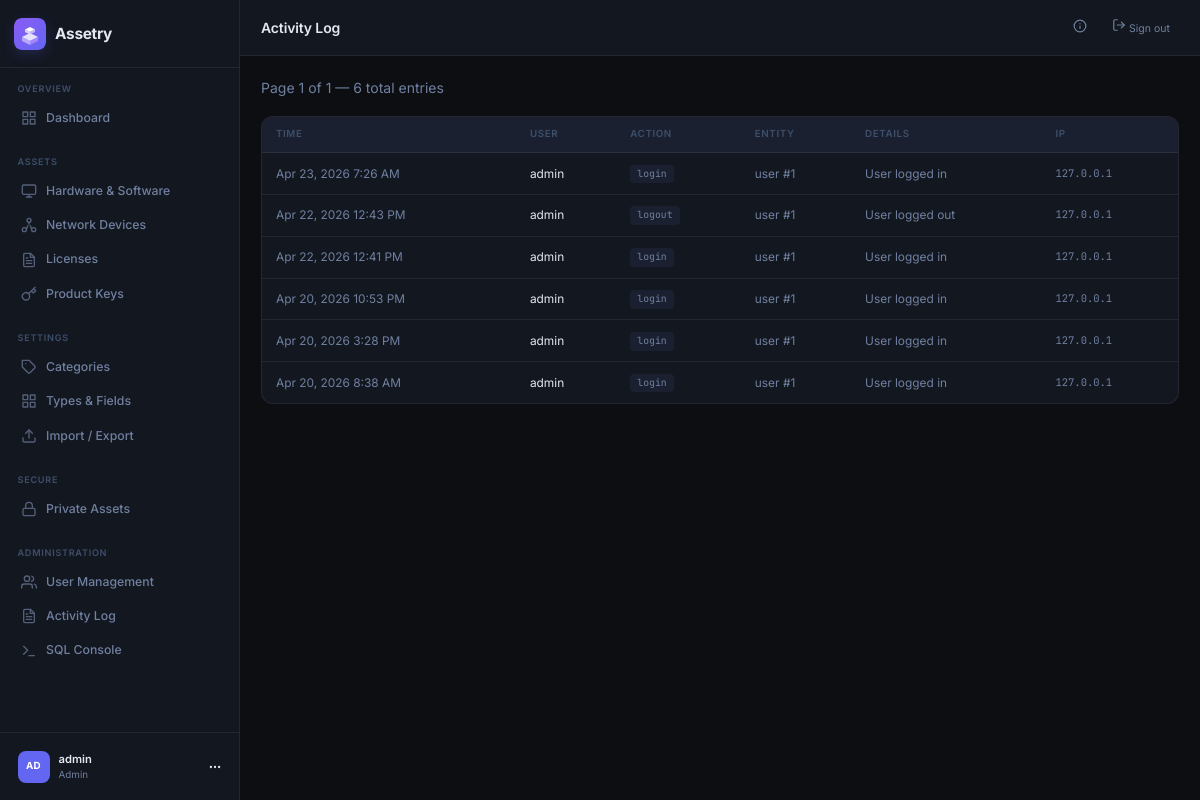
Before: /admin/logs (signed in) with the older database file.
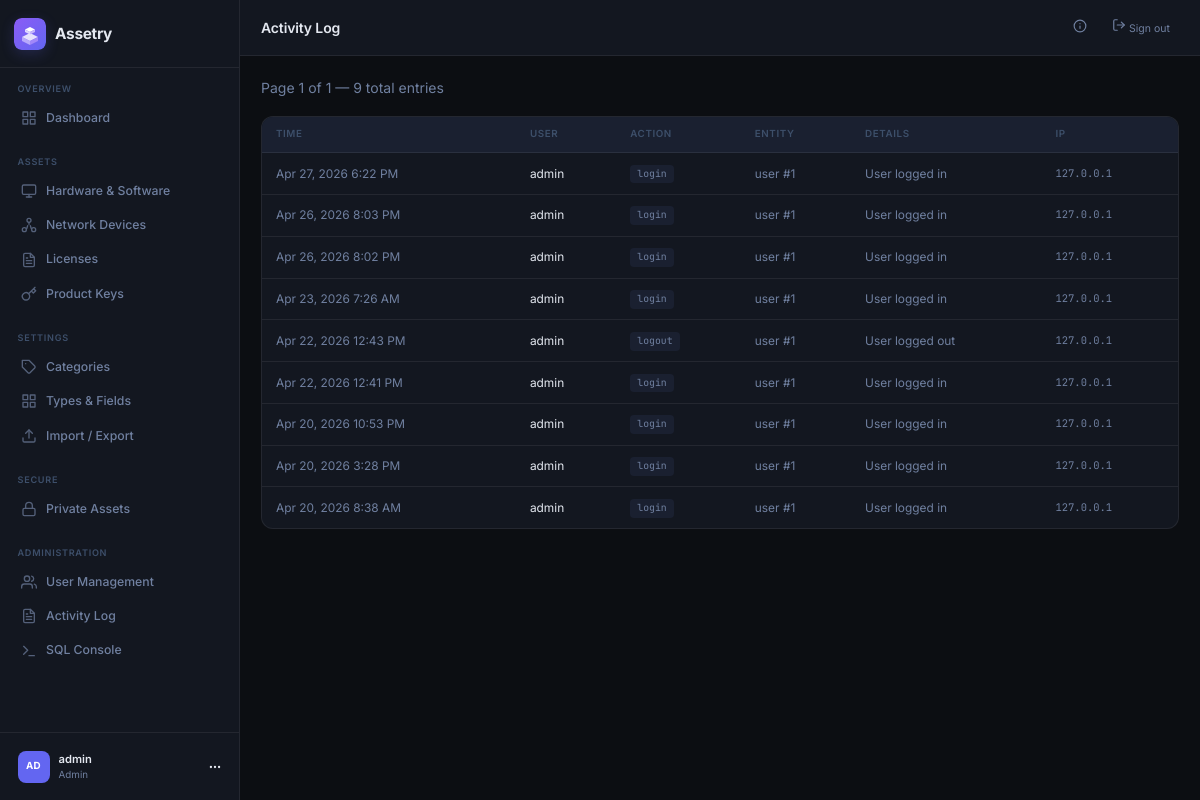
After: the same page with the newer database file.
### tables this page shows
CREATE TABLE users (
            id INTEGER PRIMARY KEY AUTOINCREMENT,
            username TEXT UNIQUE NOT NULL,
            email TEXT UNIQUE NOT NULL,
            password_hash TEXT NOT NULL,
            role TEXT NOT NULL DEFAULT 'user',
            avatar_color TEXT NOT NULL DEFAULT '#6366f1',
            created_at DATETIME DEFAULT CURRENT_TIMESTAMP,
            last_login DATETIME,
            is_active INTEGER DEFAULT 1
        );

CREATE TABLE activity_log (
            id INTEGER PRIMARY KEY AUTOINCREMENT,
            user_id INTEGER,
            action TEXT NOT NULL,
            entity_type TEXT,
            entity_id INTEGER,
            details TEXT,
            ip_address TEXT,
            created_at DATETIME DEFAULT CURRENT_TIMESTAMP,
            FOREIGN KEY (user_id) REFERENCES users(id) ON DELETE SET NULL
        );

### src/controllers/admin_controller.php (called while the page is built, shortened)
<?php
route('GET', '/admin/logs', function($params) {
    requireAdmin();
    $db = getDB();
    $page = max(1, (int)($_GET['page'] ?? 1));
    $perPage = 50;
    $offset = ($page - 1) * $perPage;
    $total = $db->query("SELECT COUNT(*) FROM activity_log")->fetchColumn();
    $logs = $db->query("SELECT al.*, u.username FROM activity_log al LEFT JOIN users u ON al.user_id = u.id ORDER BY al.created_at DESC LIMIT $perPage OFFSET $offset")->fetchAll();
    $totalPages = ceil($total / $perPage);
    $title = 'Activity Log';
    ob_start(); require __DIR__ . '/../views/pages/admin/logs.php'; $content = ob_get_clean();
    require __DIR__ . '/../views/layouts/main.php';
});

### public/index.php (called while the page is built, shortened)
<?php
require_once __DIR__ . '/../src/router.php';

### src/helpers.php (called while the page is built, shortened)
<?php
function e(string $str): string {
    return htmlspecialchars($str, ENT_QUOTES, 'UTF-8');
}
function formatDateTime(string $dt = null): string {
    return date('M j, Y g:i A', strtotime($dt));
}
function initials(string $name): string {
    $words = explode(' ', trim($name));
    return strtoupper(substr($name, 0, 2));
}

### src/auth.php (called while the page is built, shortened)
<?php
function isLoggedIn(): bool {
    return isset($_SESSION['user_id']);
}
function requireLogin(): void {
    if (!isLoggedIn() || currentUser() === null) {
        session_destroy();
        header('Location: /login');
        exit;
    }
}
function requireAdmin(): void {
    requireLogin();
}
function currentUser(): ?array {
    static $user = null;
    if ($user === null) {
        $db = getDB();
        $stmt = $db->prepare("SELECT * FROM users WHERE id = ? AND is_active = 1");
        $stmt->execute([$_SESSION['user_id']]);
        $user = $stmt->fetch();
    }
    return $user ?: null;
}

### src/views/pages/admin/logs.php (the view, shortened to what this page needs)
<div class="page-actions">
    <span class="text-muted">Page <?= $page ?> of <?= $totalPages ?> — <?= $total ?> total entries</span>
</div>
<div class="data-table-wrap">
    <table class="data-table">
        <thead>
            <tr>
                <th>Time</th>
                <th>User</th>
                <th>Action</th>
                <th>Entity</th>
                <th>Details</th>
                <th>IP</th>
            </tr>
        </thead>
        <tbody>
            <?php foreach ($logs as $log): ?>
            <tr>
                <td class="text-muted" style="white-space:nowrap"><?= formatDateTime($log['created_at']) ?></td>
                <td><?= e($log['username'] ?? 'system') ?></td>
                <td><span class="action-badge"><?= e($log['action']) ?></span></td>
                <td class="text-muted"><?= $log['entity_type'] ? e($log['entity_type']) . ' #' . $log['entity_id'] : '—' ?></td>
                <td class="text-muted"><?= e($log['details'] ?? '—') ?></td>
                <td class="mono text-muted" style="font-size:0.75rem"><?= e($log['ip_address'] ?? '—') ?></td>
            </tr>
            <?php endforeach; ?>
        </tbody>
    </table>
</div>

### src/router.php (shortened to what this page needs)
<?php
require_once __DIR__ . '/auth.php';
require_once __DIR__ . '/helpers.php';
$requestUri = parse_url($_SERVER['REQUEST_URI'], PHP_URL_PATH);
$requestUri = rtrim($requestUri, '/') ?: '/';
$routes = [
    'GET'  => [],
    'POST' => [],
];
function route(string $method, string $path, callable $handler): void {
    global $routes;
    $routes[$method][$path] = $handler;
}
function matchRoute(string $method, string $uri): ?array {
    global $routes;
    if (isset($routes[$method][$uri])) {
        return ['handler' => $routes[$method][$uri], 'params' => []];
    }
    return null;
}
require_once __DIR__ . '/controllers/vault_controller.php';
require_once __DIR__ . '/controllers/admin_controller.php';
require_once __DIR__ . '/controllers/types_controller.php';
$match = matchRoute($method, $requestUri);
if ($match) {
    call_user_func($match['handler'], $match['params']);
} else {
    http_response_code(404);
    require __DIR__ . '/views/pages/404.php';
}

### src/views/layouts/main.php (shortened to what this page needs)
<?php
require_once __DIR__ . '/../../auth.php';
$user = currentUser();
$currentPath = parse_url($_SERVER['REQUEST_URI'], PHP_URL_PATH);
function navActive(string $path): string {
    global $currentPath;
    if ($path === '/dashboard') {
        return $currentPath === '/dashboard' ? 'nav-item active' : 'nav-item';
    }
    return strpos($currentPath, $path) === 0 ? 'nav-item active' : 'nav-item';
}
?>
<!DOCTYPE html>
<html lang="en">
<head>
    <link rel="stylesheet" href="/static/app.css?v=<?= filemtime(__DIR__ . '/../../../public/static/app.css') ?>">
</head>
<body>
<div class="app-shell">
    <aside class="sidebar">
        <div class="sidebar-header">
            <a href="/dashboard" class="brand">
                <div class="brand-icon brand-icon-img">
                    <img src="/static/logo.svg" alt="Assetry" width="32" height="32">
                </div>
                <span class="brand-name">Assetry</span>
            </a>
        </div>
        <nav class="sidebar-nav">
            <div class="nav-section">
                <span class="nav-label">Overview</span>
                <a href="/dashboard" class="<?= navActive('/dashboard') ?>">
                    <span>Dashboard</span>
                </a>
            </div>
            <div class="nav-section">
                <span class="nav-label">Assets</span>
                <a href="/assets" class="<?= navActive('/assets') ?>">
                    <svg xmlns="http://www.w3.org/2000/svg" width="16" height="16" viewBox="0 0 24 24" fill="none" stroke="currentColor" stroke-width="2" stroke-linecap="round" stroke-linejoin="round"><rect x="2" y="3" width="20" height="14" rx="2" ry="2"/><line x1="8" y1="21" x2="16" y2="21"/><line x1="12" y1="17" x2="12" y2="21"/></svg>
                    <span>Hardware & Software</span>
                </a>
                <a href="/network" class="<?= navActive('/network') ?>">
                    <span>Network Devices</span>
                </a>
                <a href="/licenses" class="<?= navActive('/licenses') ?>">
                    <span>Licenses</span>
                </a>
                <a href="/keys" class="<?= navActive('/keys') ?>">
                    <svg xmlns="http://www.w3.org/2000/svg" width="16" height="16" viewBox="0 0 24 24" fill="none" stroke="currentColor" stroke-width="2" stroke-linecap="round" stroke-linejoin="round"><path d="M21 2l-2 2m-7.61 7.61a5.5 5.5 0 1 1-7.778 7.778 5.5 5.5 0 0 1 7.777-7.777zm0 0L15.5 7.5m0 0l3 3L22 7l-3-3m-3.5 3.5L19 4"/></svg>
                    <span>Product Keys</span>
                </a>
            </div>
            <div class="nav-section">
                <span class="nav-label">Settings</span>
                <a href="/categories" class="<?= navActive('/categories') ?>">
                    <svg xmlns="http://www.w3.org/2000/svg" width="16" height="16" viewBox="0 0 24 24" fill="none" stroke="currentColor" stroke-width="2" stroke-linecap="round" stroke-linejoin="round"><path d="M20.59 13.41l-7.17 7.17a2 2 0 0 1-2.83 0L2 12V2h10l8.59 8.59a2 2 0 0 1 0 2.82z"/><line x1="7" y1="7" x2="7.01" y2="7"/></svg>
                    <span>Categories</span>
                </a>
                <a href="/types" class="<?= navActive('/types') ?>">
                    <svg xmlns="http://www.w3.org/2000/svg" width="16" height="16" viewBox="0 0 24 24" fill="none" stroke="currentColor" stroke-width="2" stroke-linecap="round" stroke-linejoin="round"><path d="M3 3h7v7H3zM14 3h7v7h-7zM14 14h7v7h-7zM3 14h7v7H3z"/></svg>
                    <span>Types &amp; Fields</span>
                </a>
                <a href="/data" class="<?= navActive('/data') ?>">
                    <svg xmlns="http://www.w3.org/2000/svg" width="16" height="16" viewBox="0 0 24 24" fill="none" stroke="currentColor" stroke-width="2" stroke-linecap="round" stroke-linejoin="round"><path d="M21 15v4a2 2 0 0 1-2 2H5a2 2 0 0 1-2-2v-4"/><polyline points="17 8 12 3 7 8"/><line x1="12" y1="3" x2="12" y2="15"/></svg>
                    <span>Import / Export</span>
                </a>
            </div>
            <div class="nav-section">
                <span class="nav-label">Secure</span>
                <a href="/vault" class="<?= navActive('/vault') ?>">
                    <svg xmlns="http://www.w3.org/2000/svg" width="16" height="16" viewBox="0 0 24 24" fill="none" stroke="currentColor" stroke-width="2" stroke-linecap="round" stroke-linejoin="round"><rect x="3" y="11" width="18" height="11" rx="2" ry="2"/><path d="M7 11V7a5 5 0 0 1 10 0v4"/></svg>
                    <span>Private Assets</span>
                </a>
            </div>
            <?php if ($user && $user['role'] === 'admin'): ?>
            <div class="nav-section">
                <span class="nav-label">Administration</span>
                <a href="/admin/users" class="<?= navActive('/admin') ?>">
                    <span>User Management</span>
                </a>
                <a href="/admin/logs" class="<?= navActive('/admin/logs') ?>">
                    <span>Activity Log</span>
                </a>
                <a href="/admin/sql" class="<?= navActive('/admin/sql') ?>">
                    <svg xmlns="http://www.w3.org/2000/svg" width="16" height="16" viewBox="0 0 24 24" fill="none" stroke="currentColor" stroke-width="2" stroke-linecap="round" stroke-linejoin="round"><polyline points="4 17 10 11 4 5"/><line x1="12" y1="19" x2="20" y2="19"/></svg>
                    <span>SQL Console</span>
                </a>
            </div>
            <?php endif; ?>
        </nav>
        <div class="sidebar-footer">
            <a href="/profile" class="user-card">
                <div class="avatar" style="background: <?= e($user['avatar_color'] ?? '#6366f1') ?>">
                    <?= e(initials($user['username'] ?? 'U')) ?>
                </div>
                <div class="user-info">
                    <span class="user-name"><?= e($user['username'] ?? '') ?></span>
                    <span class="user-role"><?= e(ucfirst($user['role'] ?? 'user')) ?></span>
                </div>
                <svg xmlns="http://www.w3.org/2000/svg" width="14" height="14" viewBox="0 0 24 24" fill="none" stroke="currentColor" stroke-width="2" stroke-linecap="round" stroke-linejoin="round"><circle cx="12" cy="12" r="1"/><circle cx="19" cy="12" r="1"/><circle cx="5" cy="12" r="1"/></svg>
            </a>
        </div>
    </aside>
    <main class="main-content">
        <header class="topbar">
            <div class="topbar-left">
                <h1 class="page-title"><?= e($title ?? 'Dashboard') ?></h1>
            </div>
            <div class="topbar-right">
                <button type="button" class="btn-ghost btn-sm" onclick="document.getElementById('about-modal').style.display='flex'" title="About Assetry" style="padding:0.4rem">
                    <svg xmlns="http://www.w3.org/2000/svg" width="14" height="14" viewBox="0 0 24 24" fill="none" stroke="currentColor" stroke-width="2" stroke-linecap="round" stroke-linejoin="round"><circle cx="12" cy="12" r="10"/><line x1="12" y1="16" x2="12" y2="12"/><line x1="12" y1="8" x2="12.01" y2="8"/></svg>
                </button>
                <a href="/logout" class="btn-ghost btn-sm">
                    <svg xmlns="http://www.w3.org/2000/svg" width="14" height="14" viewBox="0 0 24 24" fill="none" stroke="currentColor" stroke-width="2" stroke-linecap="round" stroke-linejoin="round"><path d="M9 21H5a2 2 0 0 1-2-2V5a2 2 0 0 1 2-2h4"/><polyline points="16 17 21 12 16 7"/><line x1="21" y1="12" x2="9" y2="12"/></svg>
                    Sign out
                </a>
            </div>
        </header>
        <div class="content-area">
            <?php echo $content ?? ''; ?>
        </div>
    </main>
</div>
</body>
</html>

Changed rows visible on the page:
added activity_log: created_at "Apr 27, 2026 6:22 PM", user.username "admin", action "login", entity_type "user", entity "1", details "User logged in", ip_address "127.0.0.1"
added activity_log: created_at "Apr 26, 2026 8:03 PM", user.username "admin", action "login", entity_type "user", entity "1", details "User logged in", ip_address "127.0.0.1"
added activity_log: created_at "Apr 26, 2026 8:02 PM", user.username "admin", action "login", entity_type "user", entity "1", details "User logged in", ip_address "127.0.0.1"
Other visible differences:
$total: "6" → "9"
